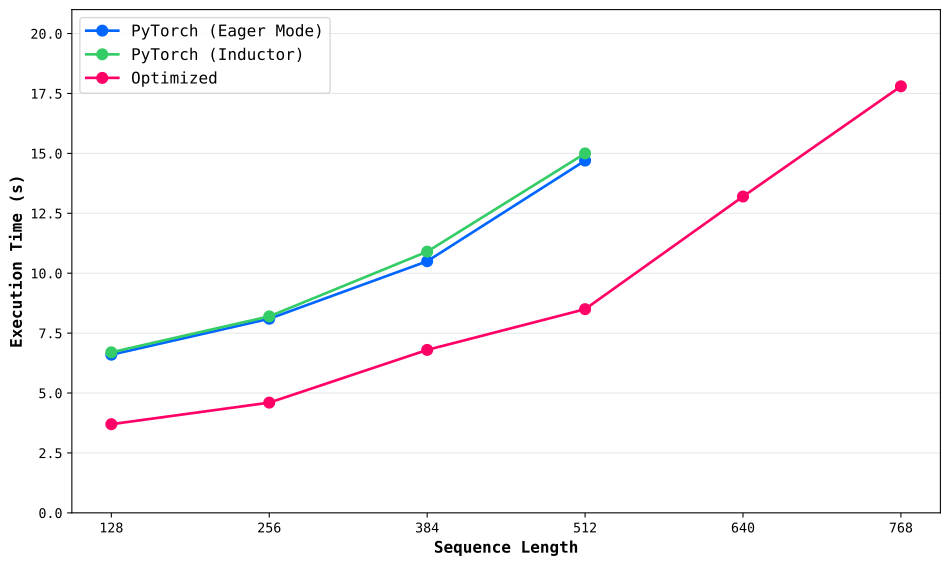

Generate this figure with Python:
import matplotlib.pyplot as plt

plt.rcParams["font.family"] = "Monospace"

# 1. 데이터 설정 (시각적 근사치) [cite: 14-20]
x = [128, 256, 384, 512, 640, 768]

# 각 모델별 실행 시간 (s) 추정 데이터 [cite: 1, 4, 6]
y_eager = [6.6, 8.1, 10.5, 14.7, None, None]  # PyTorch (Eager Mode)
y_inductor = [6.7, 8.2, 10.9, 15.0, None, None]  # PyTorch (Inductor)
# y_megafold = [3.7, 4.6, 7.3, 8.5, 13.2, 17.8]  # MegaFold
y_megafold = [3.7, 4.6, 6.8, 8.5, 13.2, 17.8]  # MegaFold

# 2. 그래프 스타일 설정
plt.figure(figsize=(10, 6))
plt.grid(True, axis="y", linestyle="-", alpha=0.3)  # 가로 그리드 설정

# 3. 각 라인 그리기
plt.plot(
    x[:4],
    y_eager[:4],
    marker="o",
    markersize=8,
    linewidth=2,
    label="PyTorch (Eager Mode)",
    color="#0066FF",
)
plt.plot(
    x[:4],
    y_inductor[:4],
    marker="o",
    markersize=8,
    linewidth=2,
    label="PyTorch (Inductor)",
    color="#33CC66",
)
plt.plot(
    x,
    y_megafold,
    marker="o",
    markersize=8,
    linewidth=2,
    label="Optimized",
    color="#FF0066",
)

# 4. 빨간색 X 마커 추가 (Out of Memory 또는 실패 지점 표현)
# plt.scatter([640, 768], [0.3, 0.3], marker="x", color="red", s=100, linewidths=3)

# 5. 축 및 레이블 설정 [cite: 1, 20]
plt.xlabel("Sequence Length", fontsize=12, fontweight="bold")
plt.ylabel("Execution Time (s)", fontsize=12, fontweight="bold")
plt.xticks(x)
plt.yticks([0.0, 2.5, 5.0, 7.5, 10.0, 12.5, 15.0, 17.5, 20.0])
plt.ylim(0, 21)

# 6. 범례 및 레이아웃
plt.legend(loc="upper left", fontsize=12)
plt.tight_layout()

# 7. 결과 출력
plt.savefig("speed.svg", dpi=300, bbox_inches="tight")
